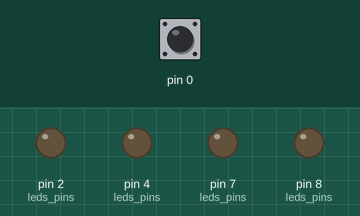
A sketch run on a simulated Arduino Uno, built with avr-gcc and run on an emulated ATmega328P. On the bench: output pins drawn as LEDs (lit = HIGH). The test bench sets the inputs (shaded band); at power-on: pin 0 LOW.

Above: at 1.2 s.
1.3 s: pin 0 pulled LOW for 1 s
At 1.42 s:
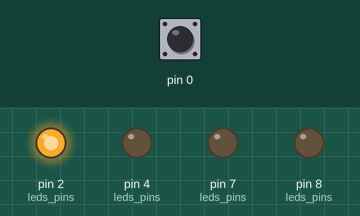
At 3.2 s:
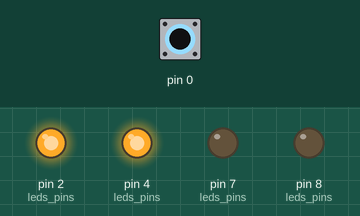
Timing chart, 0 to 4.7 s (numbered marks = the images above; inputs shaded):
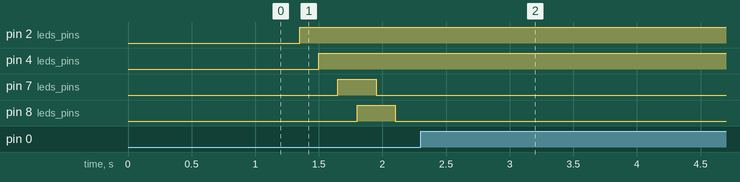

The sketch:

LED_Sequence.ino
```cpp
// MACROS
#define BTN_1         0
#define BTN_PULLUP

#define BTN_PRESSED   1
#define BTN_NPRESSED  0

// GLOBALS
uint8_t leds_pins [] = {2, 4, 7, 8};

uint8_t counter = 0; // max number of counter is 4 so we make it unit8_t
uint8_t flag = 0;
uint8_t num_leds = sizeof(leds_pins)/sizeof(uint8_t);
uint8_t btn_status;
// PROTOTYPES
void led_init(uint8_t led_pin);
void led_on(uint8_t led_pin);
void led_off(uint8_t led_pin);

void btn_init(uint8_t btn_pin);
uint8_t btn_state(uint8_t btn_pin);


void setup() {
  // put your setup code here, to run once:
  // number of LEDs
  for(uint8_t i = 0 ; i < num_leds ;i++){
    led_init(leds_pins[i]);
  }
  btn_init(BTN_1);
  // all leds are low
  for(uint8_t i = 0 ; i < num_leds ;i++){
    led_off(leds_pins[i]);
  }
}

void loop() {
  // put your main code here, to run repeatedly:
  // read btn statusn
  btn_status = btn_state(BTN_1) ;

  // check if btn is pressed
  if(btn_status == BTN_PRESSED){
    counter ++ ;
    if (counter <= num_leds) {
			led_on(leds_pins[counter-1]);
		}
		else {
      led_off(leds_pins[counter - (num_leds-1)]);
			if (counter == num_leds*2){
				counter = 0;
			}
		}
  }
  delay(150);
}

// functions
void led_init(uint8_t led_pin){
  pinMode(led_pin, OUTPUT);
}
void led_on(uint8_t led_pin){
  digitalWrite(led_pin, HIGH);
}
void led_off(uint8_t led_pin){
  digitalWrite(led_pin, LOW);
}

void btn_init(uint8_t btn_pin){
  #ifdef BTN_PULLUP
    pinMode(btn_pin, INPUT_PULLUP);
  #else
    pinMode(btn_pin, INPUT);
  #endif
}
uint8_t btn_state(uint8_t btn_pin){
  #ifdef BTN_PULLUP
    return !(digitalRead(btn_pin)) ;// if return
  #else
    return digitalRead(btn_pin) ;
  #endif

}
```

led.c
```cpp
// MACROS
#define BTN_1         0
#define BTN_PULLUP

#define BTN_PRESSED   1
#define BTN_NPRESSED  0

// GLOBALS
uint8_t leds_pins [] = {2, 4, 7, 8};

uint8_t counter = 0; // max number of counter is 4 so we make it unit8_t
uint8_t flag = 0;
uint8_t num_leds = sizeof(leds_pins)/sizeof(uint8_t);
uint8_t btn_status;
// PROTOTYPES
void led_init(uint8_t led_pin);
void led_on(uint8_t led_pin);
void led_off(uint8_t led_pin);

void btn_init(uint8_t btn_pin);
uint8_t btn_state(uint8_t btn_pin);


void setup() {
  // put your setup code here, to run once:
  // number of LEDs
  for(uint8_t i = 0 ; i < num_leds ;i++){
    led_init(leds_pins[i]);
  }
  btn_init(BTN_1);
  // all leds are low
  for(uint8_t i = 0 ; i < num_leds ;i++){
    led_off(leds_pins[i]);
  }
}

void loop() {
  // put your main code here, to run repeatedly:
  // read btn statusn
  btn_status = btn_state(BTN_1) ;

  // check if btn is pressed
  if(btn_status == BTN_PRESSED){
    counter ++ ;
    if (counter <= num_leds) {
			led_on(leds_pins[counter-1]);
		}
		else {
      led_off(leds_pins[counter - (num_leds-1)]);
      if (counter == num_leds*2){
				counter = 0;
			}
		}
  }
  delay(150);
}

// functions
void led_init(uint8_t led_pin){
  pinMode(led_pin, OUTPUT);
}
void led_on(uint8_t led_pin){
  digitalWrite(led_pin, HIGH);
}
void led_off(uint8_t led_pin){
  digitalWrite(led_pin, LOW);
}

void btn_init(uint8_t btn_pin){
  #ifdef BTN_PULLUP
    pinMode(btn_pin, INPUT_PULLUP);
  #else
    pinMode(btn_pin, INPUT);
  #endif
}
uint8_t btn_state(uint8_t btn_pin){
  #ifdef BTN_PULLUP
    return !(digitalRead(btn_pin)) ;// if return
  #else
    return digitalRead(btn_pin) ;
  #endif

}
```

Measured:
- after the input at 1.3 s, pin 2 (leds_pins): LOW → HIGH after 0.05 s; pin 4 (leds_pins): LOW → HIGH after 0.20 s; pin 7 (leds_pins): LOW → HIGH after 0.35 s, → LOW 0.30 s later; pin 8 (leds_pins): LOW → HIGH after 0.50 s, → LOW 0.30 s later
